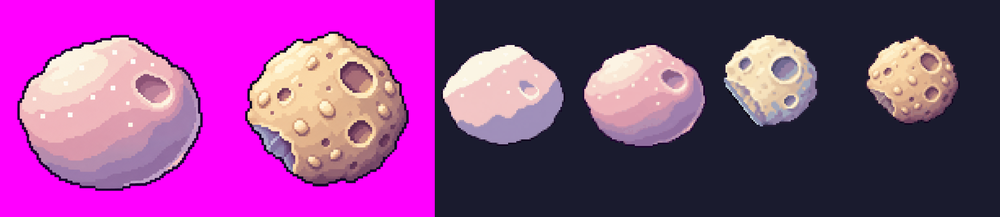
#> input picture art-src/asteroids/work/cmp2.png, 1000 x 217 px, shrunk from 1840 x 400 before the run
$ python close_outline.py ../work/cmp2.png ../work/crumb1-a.png 1.0
#> lines starting #> are read from the running program, lines starting #| are printed output that depends on the picture
"""Close gaps in a sprite's 1px dark silhouette outline (in place, no growth).

Every opaque pixel touching transparency (4-neighbour) whose luminance is above
`max_lum` is recoloured to the darkest existing edge colour, so the outline is
continuous after downscaling. Silhouette size is unchanged.

Usage: python close_outline.py <in.png> <out.png> [max_lum]
"""
import sys
from collections import Counter
from PIL import Image

src, dst = sys.argv[1], sys.argv[2]
max_lum = float(sys.argv[3]) if len(sys.argv) > 3 else 70
im = Image.open(src).convert("RGBA")
#> im is the input picture: PIL image 1000x217 RGBA; mean R, G, B, A 139.9, 64.7, 137.1, 255
w, h = im.size
#> w = 1000; h = 217
px = im.load()

def lum(p):
    return 0.299 * p[0] + 0.587 * p[1] + 0.114 * p[2]

def edge(x, y):
#> called with x = 0, y = 0
    if px[x, y][3] == 0:
        return False
    for nx, ny in ((x + 1, y), (x - 1, y), (x, y + 1), (x, y - 1)):
        if not (0 <= nx < w and 0 <= ny < h) or px[nx, ny][3] == 0:
            return True
    return False

edges = [(x, y) for y in range(h) for x in range(w) if edge(x, y)]
dark = Counter(px[x, y] for x, y in edges if lum(px[x, y]) <= max_lum)
#> dark = 0 items
ink = dark.most_common(1)[0][0] if dark else (29, 31, 51, 255)
#> ink = (29, 31, 51, 255)
fixed = 0
for x, y in edges:
    if lum(px[x, y]) > max_lum:
        px[x, y] = ink
        fixed += 1
#> after the loop, fixed = 2430
im.save(dst, optimize=True)
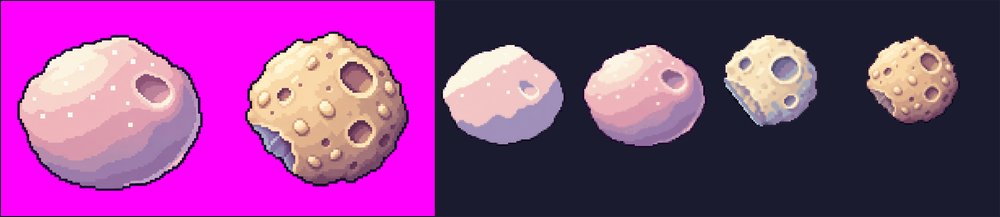
#> saved as crumb1-a.png: PIL image 1000x217 RGBA; mean R, G, B, A 138.8, 64.8, 136.1, 255
print(f"wrote {dst}: ink={ink[:3]} recoloured {fixed}/{len(edges)} edge px")
#| wrote ../work/crumb1-a.png: ink=(29, 31, 51) recoloured 2430/2430 edge px
